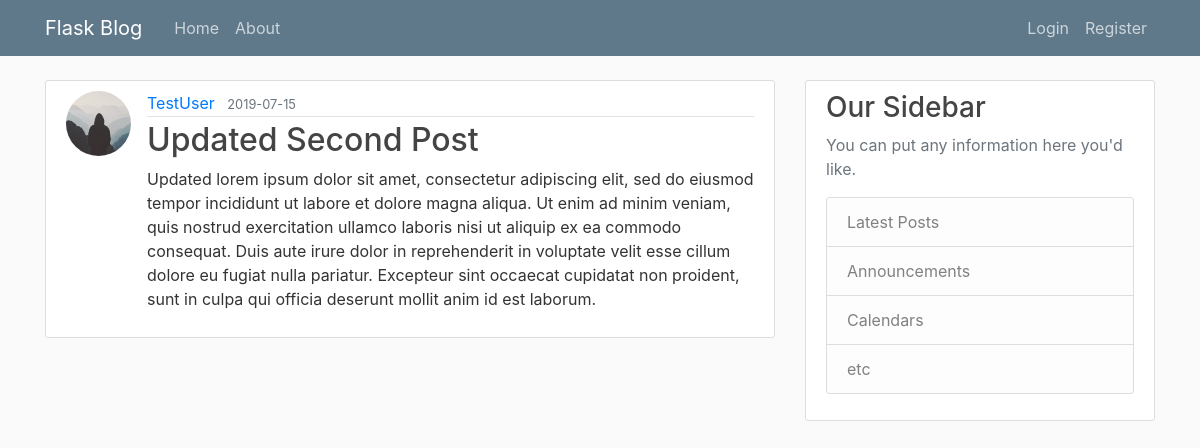
Screenshot of /post/2 with the database file from the repository.
### flaskblog/models.py (models this page shows, shortened)
class User(db.Model, UserMixin):
    id = db.Column(db.Integer, primary_key=True)
    username = db.Column(db.String(20), unique=True, nullable=False)
    email = db.Column(db.String(120), unique=True, nullable=False)
    image_file = db.Column(db.String(20), nullable=False, default='default.jpg')
    password = db.Column(db.String(60), nullable=False)
    posts = db.relationship('Post', backref='author', lazy=True)

class Post(db.Model):
    id = db.Column(db.Integer, primary_key=True)
    title = db.Column(db.String(100), nullable=False)
    date_posted = db.Column(db.DateTime, nullable=False, default=datetime.utcnow)
    content = db.Column(db.Text, nullable=False)
    user_id = db.Column(db.Integer, db.ForeignKey('user.id'), nullable=False)

### flaskblog/posts/routes.py (the view)
@posts.route("/post/<int:post_id>")
def post(post_id):
    post = Post.query.get_or_404(post_id)
    return render_template('post.html', title = post.title, post = post)

### flaskblog/templates/post.html (shortened to what this page needs)
{% extends "layout.html" %}
{% block content %}
    <article class="media content-section">
        <img class="rounded-circle article-img" src="{{ url_for('static', filename='profile_pics/' + post.author.image_file) }}" alt="Profile Picture">
        <div class="media-body">
            <div class="article-metadata">
                <a class="mr-2" href="{{ url_for('users.user_posts', username = post.author.username) }}">{{ post.author.username }}</a>
                <small class="text-muted">{{ post.date_posted.strftime('%Y-%m-%d') }}</small>
            </div>
            <h2 class="article-title">{{ post.title }}</h2>
            <p class="article-content">{{ post.content }}</p>
        </div>
    </article>
{% endblock content %}

### flaskblog/static/main.css (style rules this page uses)
body { background: #fafafa; color: #333333; margin-top: 5rem; }
h1, h2, h3, h4, h5, h6 { color: #444444; }
.content-section { background: #ffffff; padding: 10px 20px; border: 1px solid #dddddd; border-radius: 3px; margin-bottom: 20px; }
.article-title { color: #444444; }
.article-content { white-space: pre-line; }
.article-img { height: 65px; width: 65px; margin-right: 16px; }
.article-metadata { padding-bottom: 1px; margin-bottom: 4px; border-bottom: 1px solid #e3e3e3 }

### rows the page displays
User: image_file (placeholder picture), author.username "TestUser"
Post: date_posted "2019-07-15", title "Updated Second Post", content "Updated lorem ipsum dolor sit amet, consectetur adipiscing elit, sed do eiusmod tempor incididunt ut labore et dolore magna aliqua. Ut enim ad minim veniam, quis nostrud exercitation ullamco laboris nisi ut aliquip ex ea commodo consequat. Duis aute irure dolor in reprehenderit in voluptate velit esse cillum dolore eu fugiat nulla pariatur. Excepteur sint occaecat cupidatat non proident, sunt in culpa qui officia deserunt mollit anim id est laborum."
